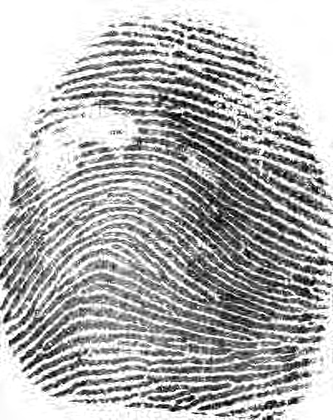
%> input picture s1.png, 333 x 420 px, shrunk from 401 x 506 before the run, given in place of .s1.png, which was not available
$ octave run.m   (GNU Octave 9; MATLAB toolbox functions it lacks are replaced by stand-ins)
%> lines starting %> are read from the running program, lines starting %| are printed output that depends on the picture; in (x1, y1, x2, y2) boxes, pixels count from 0 and x2, y2 are one past the last pixel; in counts of white or black regions, pixels touching at a corner belong together; the program's own positions count from 1; pictures that were not available may be replaced by others from this repository, and a replacement may not be noted
### improc.m
function ghosty = improc(currentfilename, k, m, c)

I = imread(currentfilename);

% Delete white background using bwconvhull (the complex hull of the image)
BW = imbinarize(rgb2gray(I));
BWConv = bwconvhull(~BW);
Bw = BW & BWConv;
Bw = uint8(Bw);

Input_Im = Bw.*I;

% Converting the background to NotaNumber

BWConv = double(BWConv);
BWConv(BWConv==0) = NaN;

% Creating the LBP image

R = 1;
L = 2*R + 1;
C = round(L/2);
Input_Im = uint8(Input_Im);
row_max = size(Input_Im,1)-L+1;
col_max = size(Input_Im,2)-L+1;
LBP_Im = zeros(row_max, col_max);
for i = 1:row_max
    for j = 1:col_max
        A = Input_Im(i:i+L-1, j:j+L-1);
        A = A+1-A(C,C);
        A(A>0) = 1;
        LBP_Im(i,j) = A(C,L) + A(L,L)*2 + A(L,C)*4 + A(L,1)*8 + A(C,1)*16 + A(1,1)*32 + A(1,C)*64 + A(1,L)*128;
    end;
end;

[w,h] = size(LBP_Im);

BWConv2 = BWConv(2:w+1, 2:h+1);
LBP_Im2 = double(LBP_Im).*BWConv2;

% Dividing the image into blocks and calucating the number of dark / white pixels within each block

darkpixels=[];
whitepixels=[];
i = 0;
index = 1;

while k+k*i <= w
    j = 0;
    while k+k*j <= h
        darkpixels(index) = blackpix(LBP_Im2((1+k*i):(k+k*i), (1+k*j):(k+k*j)));
        whitepixels(index) = whitepix(LBP_Im2((1+k*i):(k+k*i), (1+k*j):(k+k*j)));

        j = j+1;
        index = index+1;

        %the pixels which can not fit into a block in the last columns:
        if k+k*j > h
            darkpixels(index) = blackpix(LBP_Im2((1+k*i):(k+k*i), (1+k*j):h));
            whitepixels(index) = whitepix(LBP_Im2((1+k*i):(k+k*i), (1+k*j):h));
            j = j+1;
            index = index+1;
        end
    end

    i = i+1;
    %for the pixels who can not fit into a block in the last rows:
    if k+k*i > w
            j = 0;
        while k+k*j <= h
            darkpixels(index) = blackpix(LBP_Im2((1+k*i):w, (1+k*j):(k+k*j)));
            whitepixels(index) = whitepix(LBP_Im2((1+k*i):w, (1+k*j):(k+k*j)));
            j = j+1;
            index = index+1;

            if k+k*j > h
                darkpixels(index)=blackpix(LBP_Im2((1+k*i):w, (1+k*j):h));
                whitepixels(index)=whitepix(LBP_Im2((1+k*i):w, (1+k*j):h));
                j=j+1;
                index=index+1;

            end
        end
    end
end


no_of_blocks = length(darkpixels);
ratio = [no_of_blocks];

% Calculating the ratio, eliminating divison by zero

for i = 1:no_of_blocks
    if darkpixels(i) == 0
        ratio(i) = whitepixels(i);
    else
        ratio(i) = whitepixels(i) / darkpixels(i);
    end
end

% Calculating the number of blocks with a ratio below the threshold

average = nanmean(ratio);
average_to_compare = average / m;
count = 0;

for i = 1:no_of_blocks
    if ratio(i) < average_to_compare
        count = count + 1;
    end
    if ratio(i) == inf
        ratio(i) = average;
    end
end

% Classifying the image

no_of_blocks = no_of_blocks - sum(isnan(ratio));
ghosty = 0;

no_of_blocks_to_compare = no_of_blocks / c;

if count > no_of_blocks_to_compare
 %   fprintf('%s is a ghosty picture!\n', currentfilename)
    ghosty = 1;
%else fprintf('%s is not a ghosty picture!\n', currentfilename)
end

### process.m
function countghost = process(file, bmpFiles, myFolder, l, m, c)

countghost = 0;

for k = length(bmpFiles):-1:1
    baseFileName = bmpFiles(k).name;
    baseFileName = [myFolder baseFileName];
    gh = improc(baseFileName, l, m, c);
    countghost = countghost + gh;
    if gh == 1
        fprintf(file, '%s is a ghosty image.\n', baseFileName);
    else
        fprintf(file, '%s is not ghosty image.\n', baseFileName);
    end
end

### run.m
% Recognition of 'ghosty' fingerprints
% Run this script only

prompt = 'Enter the the path with the png images!\n e.g. D:\\myfolder\\pictures\\ \n';
myFolder = input(prompt, 's');
%> the answer given: .
while isempty(myFolder)
    fprintf('Undefined path!\n')
    prompt = 'Enter the the path with the png images!\n e.g. D:\\myfolder\\pictures\\ \n';
    myFolder = input(prompt, 's');
end

prompt = 'Enter the number of the required mode:\n 1) Best on average 2) Lowest false positive rate 3) Lowest false negative rate\n';
mode = input(prompt);
%> the answer given: 1
if ~ismember(mode, [1, 2, 3])
    fprintf('Wrong mode selected!\n')
    prompt = 'Enter the number of the required mode:\n 1) Best on average 2) Lowest false positive rate 3) Lowest false negative rate\n';
    mode = input(prompt);
end

filePattern = fullfile(myFolder, '*.png');
bmpFiles = dir(filePattern);

fprintf('Please wait until the process finishes.\n')

file = fopen('results.txt','w');
tic
switch mode
    case 1
        l = 15;
        m = 2.5;
        c = 5;
        countghost = process(file, bmpFiles, myFolder, l, m, c);
%> in improc, I is the input picture: size 420x333x3 uint8; min 0, max 255, mean 178.5
%> in improc, `BW = imbinarize(rgb2gray(I));`:
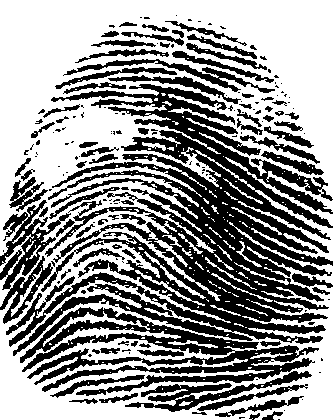
%> BW: size 420x333 logical; 58% white; 175 black regions (98 under 20 px), largest, box (x1, y1, x2, y2) and area: (6, 84, 333, 356) 32823, (20, 307, 319, 396) 8548, (0, 200, 71, 324) 2930
%> in improc, `BWConv = bwconvhull(~BW);`:
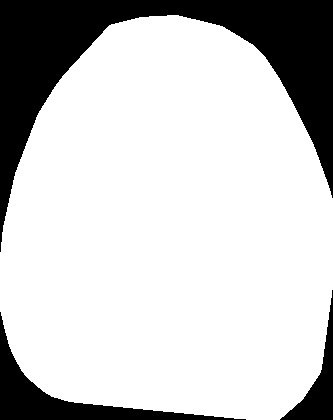
%> BWConv: size 420x333 logical; 78.9% white; 3 black regions, box (x1, y1, x2, y2) and area: (0, 0, 333, 252) 23030, (0, 312, 246, 420) 4601, (280, 290, 333, 420) 1923
%> in improc, `Bw = BW & BWConv;`:
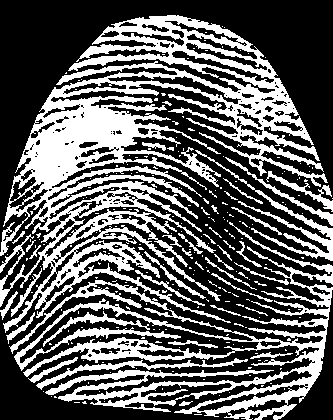
%> Bw: size 420x333 logical; 36.8% white; 271 white regions (229 under 20 px), largest, box (x1, y1, x2, y2) and area: (0, 15, 328, 333) 30811, (9, 222, 333, 420) 13181, (195, 150, 333, 261) 1492
%> in improc, `Input_Im = Bw.*I;`:
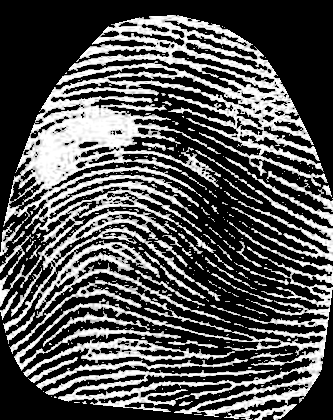
%> Input_Im: size 420x333x3 uint8; min 0, max 255, mean 83.4
%> in improc, `BWConv(BWConv==0) = NaN;`: BWConv: size 420x333 double; 21.13% of the values are NaN or infinite; the others: min 1, max 1, mean 1
%> after the loop in improc, `for i = 1:row_max`:
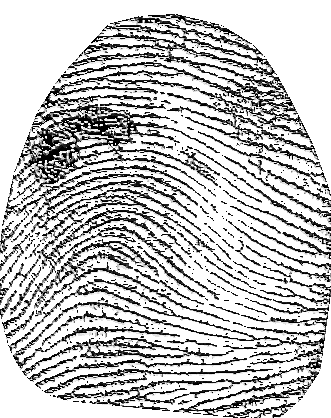
%> LBP_Im: size 418x331 double; min 0, max 255, mean 194.8
%> after the loop in improc, `for i = 1:row_max`: A = [1 1 1; 1 1 1; 1 1 1]
%> in improc, `LBP_Im2 = double(LBP_Im).*BWConv2;`:
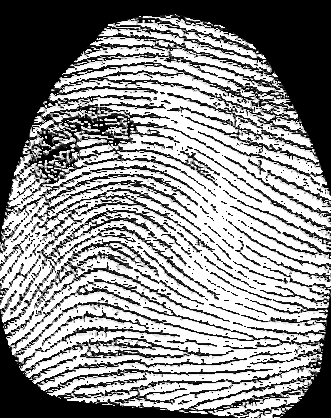
%> LBP_Im2: size 418x331 double; 20.41% of the values are NaN or infinite; the others: min 0, max 255, mean 179.4; drawn with min black, max white, NaN and infinite black
%> after the loop in improc, `while k+k*i <= w`: index = 645
%> in improc, `no_of_blocks = length(darkpixels);`: no_of_blocks = 644
%> in improc, `average = nanmean(ratio);`: average = 2.04
%> in improc, `average_to_compare = average / m;`: average_to_compare = 0.814
%> after the loop in improc, `for i = 1:no_of_blocks`: count = 101
%> in improc, `no_of_blocks = no_of_blocks - sum(isnan(ratio));`: no_of_blocks = 532
%> in improc, `no_of_blocks_to_compare = no_of_blocks / c;`: no_of_blocks_to_compare = 106.4
    case 2
        l = 15;
        m = 3;
        c = 5;
        countghost = process(file, bmpFiles, myFolder, l, m, c);
    case 3
        l = 10;
        m = 2.5;
        c = 5;
        countghost = process(file, bmpFiles, myFolder, l, m, c);
end
toc

fprintf('%u ghosty images counted out of %u images.\n', countghost, length(bmpFiles))
fprintf('Please check the results.txt created in your current path for more detailed results!\n')
